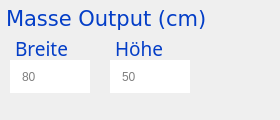
       <widget class="QGroupBox" name="infoBoxOutput">
        <property name="enabled">
         <bool>true</bool>
        </property>
        <property name="sizePolicy">
         <sizepolicy hsizetype="Maximum" vsizetype="Fixed">
          <horstretch>0</horstretch>
          <verstretch>0</verstretch>
         </sizepolicy>
        </property>
        <property name="minimumSize">
         <size>
          <width>260</width>
          <height>120</height>
         </size>
        </property>
        <property name="maximumSize">
         <size>
          <width>16777215</width>
          <height>140</height>
         </size>
        </property>
        <property name="font">
         <font>
          <family>Verdana</family>
          <pointsize>16</pointsize>
         </font>
        </property>
        <property name="styleSheet">
         <string notr="true">border:none;
padding-left: 10;</string>
        </property>
        <property name="title">
         <string/>
        </property>
        <property name="alignment">
         <set>Qt::AlignLeading|Qt::AlignLeft|Qt::AlignTop</set>
        </property>
        <property name="flat">
         <bool>true</bool>
        </property>
        <widget class="QLineEdit" name="outputSizeWidth">
         <property name="geometry">
          <rect>
           <x>10</x>
           <y>60</y>
           <width>80</width>
           <height>33</height>
          </rect>
         </property>
         <property name="autoFillBackground">
          <bool>false</bool>
         </property>
         <property name="styleSheet">
          <string notr="true"/>
         </property>
         <property name="frame">
          <bool>true</bool>
         </property>
         <property name="placeholderText">
          <string>80</string>
         </property>
        </widget>
        <widget class="QLineEdit" name="outputSizeHeight">
         <property name="geometry">
          <rect>
           <x>110</x>
           <y>60</y>
           <width>80</width>
           <height>33</height>
          </rect>
         </property>
         <property name="autoFillBackground">
          <bool>false</bool>
         </property>
         <property name="styleSheet">
          <string notr="true"/>
         </property>
         <property name="frame">
          <bool>true</bool>
         </property>
         <property name="placeholderText">
          <string>50</string>
         </property>
        </widget>
        <widget class="QLabel" name="inputLabel_5">
         <property name="geometry">
          <rect>
           <x>100</x>
           <y>30</y>
           <width>100</width>
           <height>31</height>
          </rect>
         </property>
         <property name="sizePolicy">
          <sizepolicy hsizetype="Preferred" vsizetype="Minimum">
           <horstretch>0</horstretch>
           <verstretch>0</verstretch>
          </sizepolicy>
         </property>
         <property name="maximumSize">
          <size>
           <width>16777215</width>
           <height>200</height>
          </size>
         </property>
         <property name="font">
          <font>
           <family>Ubuntu Mono</family>
           <pointsize>14</pointsize>
          </font>
         </property>
         <property name="autoFillBackground">
          <bool>false</bool>
         </property>
         <property name="styleSheet">
          <string notr="true">color: #043EC7;</string>
         </property>
         <property name="text">
          <string>Höhe</string>
         </property>
         <property name="alignment">
          <set>Qt::AlignLeading|Qt::AlignLeft|Qt::AlignTop</set>
         </property>
        </widget>
        <widget class="QLabel" name="inputLabel_6">
         <property name="geometry">
          <rect>
           <x>0</x>
           <y>30</y>
           <width>100</width>
           <height>31</height>
          </rect>
         </property>
         <property name="sizePolicy">
          <sizepolicy hsizetype="Preferred" vsizetype="Minimum">
           <horstretch>0</horstretch>
           <verstretch>0</verstretch>
          </sizepolicy>
         </property>
         <property name="maximumSize">
          <size>
           <width>16777215</width>
           <height>200</height>
          </size>
         </property>
         <property name="font">
          <font>
           <family>Ubuntu Mono</family>
           <pointsize>14</pointsize>
          </font>
         </property>
         <property name="autoFillBackground">
          <bool>false</bool>
         </property>
         <property name="styleSheet">
          <string notr="true">color: #043EC7;</string>
         </property>
         <property name="text">
          <string>Breite</string>
         </property>
         <property name="alignment">
          <set>Qt::AlignLeading|Qt::AlignLeft|Qt::AlignTop</set>
         </property>
        </widget>
        <widget class="QLabel" name="inputLabel_7">
         <property name="geometry">
          <rect>
           <x>-10</x>
           <y>0</y>
           <width>271</width>
           <height>31</height>
          </rect>
         </property>
         <property name="sizePolicy">
          <sizepolicy hsizetype="Preferred" vsizetype="Minimum">
           <horstretch>0</horstretch>
           <verstretch>0</verstretch>
          </sizepolicy>
         </property>
         <property name="maximumSize">
          <size>
           <width>16777215</width>
           <height>200</height>
          </size>
         </property>
         <property name="font">
          <font>
           <family>Verdana</family>
           <pointsize>16</pointsize>
          </font>
         </property>
         <property name="autoFillBackground">
          <bool>false</bool>
         </property>
         <property name="styleSheet">
          <string notr="true">color: #043EC7;</string>
         </property>
         <property name="text">
          <string>Masse Output (cm)</string>
         </property>
         <property name="alignment">
          <set>Qt::AlignLeading|Qt::AlignLeft|Qt::AlignTop</set>
         </property>
        </widget>
       </widget>
